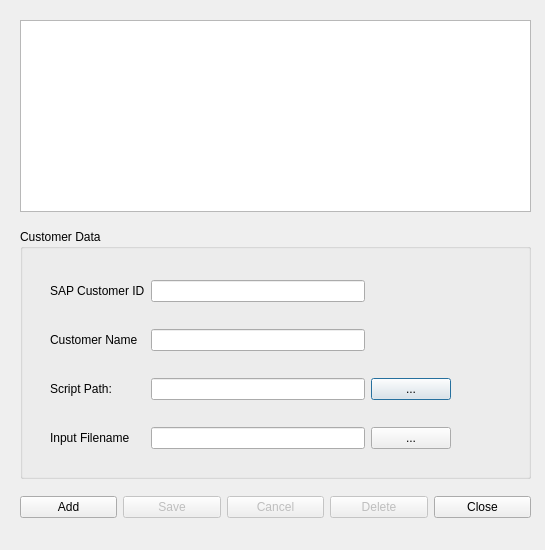
<?xml version="1.0" encoding="UTF-8"?>
<ui version="4.0">
 <class>ManageCustomersDialog</class>
 <widget class="QDialog" name="ManageCustomersDialog">
  <property name="geometry">
   <rect>
    <x>0</x>
    <y>0</y>
    <width>545</width>
    <height>550</height>
   </rect>
  </property>
  <property name="windowTitle">
   <string>Manage Customers</string>
  </property>
  <widget class="QWidget" name="verticalLayoutWidget">
   <property name="geometry">
    <rect>
     <x>20</x>
     <y>9</y>
     <width>511</width>
     <height>521</height>
    </rect>
   </property>
   <layout class="QVBoxLayout" name="verticalLayout">
    <item>
     <widget class="QTableView" name="tvwItems">
      <property name="sizePolicy">
       <sizepolicy hsizetype="Expanding" vsizetype="Fixed">
        <horstretch>0</horstretch>
        <verstretch>0</verstretch>
       </sizepolicy>
      </property>
     </widget>
    </item>
    <item>
     <widget class="QGroupBox" name="groupBox">
      <property name="sizePolicy">
       <sizepolicy hsizetype="Preferred" vsizetype="Fixed">
        <horstretch>0</horstretch>
        <verstretch>0</verstretch>
       </sizepolicy>
      </property>
      <property name="minimumSize">
       <size>
        <width>0</width>
        <height>250</height>
       </size>
      </property>
      <property name="title">
       <string>Customer Data</string>
      </property>
      <widget class="QWidget" name="gridLayoutWidget">
       <property name="geometry">
        <rect>
         <x>30</x>
         <y>30</y>
         <width>401</width>
         <height>211</height>
        </rect>
       </property>
       <layout class="QGridLayout" name="gridLayout" columnstretch="0,0,0">
        <item row="1" column="1">
         <widget class="QLineEdit" name="txtCustomerName"/>
        </item>
        <item row="1" column="0">
         <widget class="QLabel" name="label_2">
          <property name="text">
           <string>Customer Name</string>
          </property>
         </widget>
        </item>
        <item row="0" column="0">
         <widget class="QLabel" name="label">
          <property name="text">
           <string>SAP Customer ID</string>
          </property>
         </widget>
        </item>
        <item row="0" column="1">
         <widget class="QLineEdit" name="txtCustomerID">
          <property name="text">
           <string/>
          </property>
         </widget>
        </item>
        <item row="2" column="1">
         <widget class="QLineEdit" name="txtScriptPath"/>
        </item>
        <item row="2" column="0">
         <widget class="QLabel" name="label_3">
          <property name="text">
           <string>Script Path:</string>
          </property>
         </widget>
        </item>
        <item row="3" column="1">
         <widget class="QLineEdit" name="txtInputPath"/>
        </item>
        <item row="3" column="0">
         <widget class="QLabel" name="label_4">
          <property name="text">
           <string>Input Filename</string>
          </property>
         </widget>
        </item>
        <item row="2" column="2">
         <widget class="QPushButton" name="btnScriptPath">
          <property name="text">
           <string>...</string>
          </property>
         </widget>
        </item>
        <item row="3" column="2">
         <widget class="QPushButton" name="btnInputPath">
          <property name="text">
           <string>...</string>
          </property>
         </widget>
        </item>
       </layout>
      </widget>
     </widget>
    </item>
    <item>
     <layout class="QHBoxLayout" name="horizontalLayout_2">
      <property name="sizeConstraint">
       <enum>QLayout::SetFixedSize</enum>
      </property>
      <item>
       <widget class="QPushButton" name="btnAdd">
        <property name="text">
         <string>Add</string>
        </property>
       </widget>
      </item>
      <item>
       <widget class="QPushButton" name="btnSave">
        <property name="enabled">
         <bool>false</bool>
        </property>
        <property name="text">
         <string>Save</string>
        </property>
       </widget>
      </item>
      <item>
       <widget class="QPushButton" name="btnCancel">
        <property name="enabled">
         <bool>false</bool>
        </property>
        <property name="text">
         <string>Cancel</string>
        </property>
       </widget>
      </item>
      <item>
       <widget class="QPushButton" name="btnDelete">
        <property name="enabled">
         <bool>false</bool>
        </property>
        <property name="text">
         <string>Delete</string>
        </property>
       </widget>
      </item>
      <item>
       <widget class="QPushButton" name="btnClose">
        <property name="text">
         <string>Close</string>
        </property>
       </widget>
      </item>
     </layout>
    </item>
   </layout>
  </widget>
 </widget>
 <tabstops>
  <tabstop>tvwItems</tabstop>
  <tabstop>txtCustomerID</tabstop>
  <tabstop>txtCustomerName</tabstop>
  <tabstop>txtScriptPath</tabstop>
  <tabstop>btnScriptPath</tabstop>
  <tabstop>txtInputPath</tabstop>
  <tabstop>btnInputPath</tabstop>
  <tabstop>btnAdd</tabstop>
  <tabstop>btnSave</tabstop>
  <tabstop>btnCancel</tabstop>
  <tabstop>btnDelete</tabstop>
  <tabstop>btnClose</tabstop>
 </tabstops>
 <resources/>
 <connections>
  <connection>
   <sender>btnClose</sender>
   <signal>clicked()</signal>
   <receiver>ManageCustomersDialog</receiver>
   <slot>close()</slot>
   <hints>
    <hint type="sourcelabel">
     <x>480</x>
     <y>416</y>
    </hint>
    <hint type="destinationlabel">
     <x>272</x>
     <y>223</y>
    </hint>
   </hints>
  </connection>
 </connections>
</ui>
